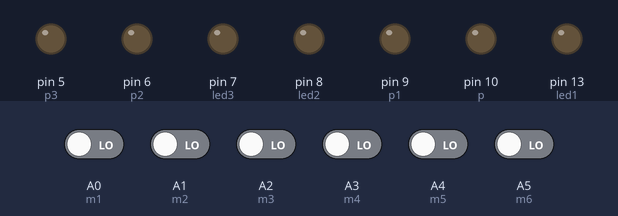
The sketch below on a simulated Arduino Nano, built with avr-gcc and run on an emulated ATmega328P. On the bench: output pins drawn as LEDs (lit = HIGH). Inputs (shaded band) come from the test bench; at power-on: A0 (m1), A1 (m2), A2 (m3), A3 (m4), A4 (m5), A5 (m6) LOW.

Above: at 1.2 s.
1.3 s: A0 (m1) driven HIGH and A1 (m2) driven HIGH
At 2.4 s:
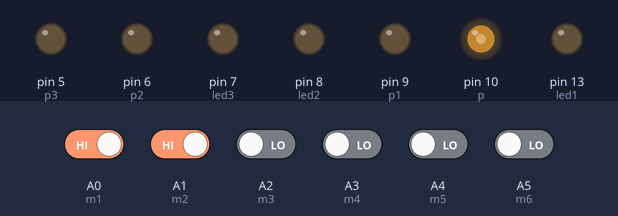
2.8 s: A0 (m1) driven LOW
At 3.6 s:
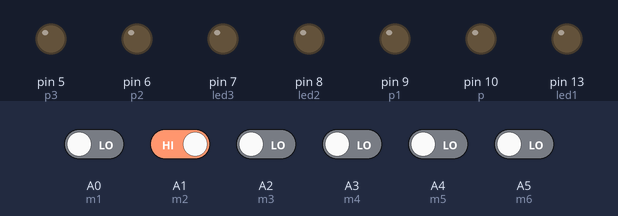
4.3 s: A2 (m3) driven HIGH
At 4.7 s:
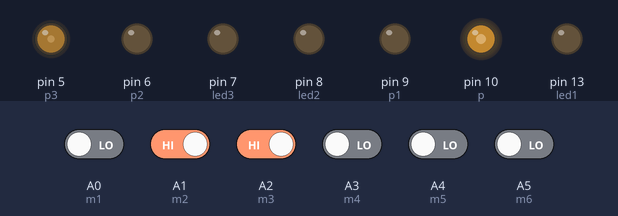
5.8 s: A1 (m2) driven LOW
At 7.0 s:
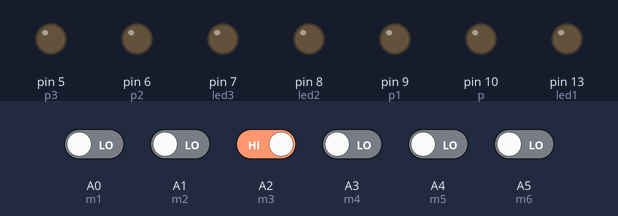
7.3 s: A3 (m4) driven HIGH
At 8.2 s:
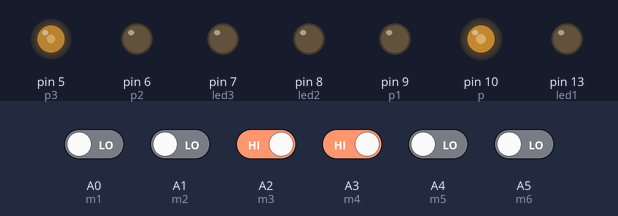
8.8 s: A3 (m4) driven LOW
At 9.4 s:
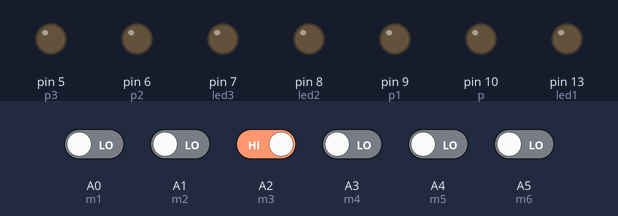
Timing chart, 0 to 11.3 s (numbered marks = the images above; inputs shaded):
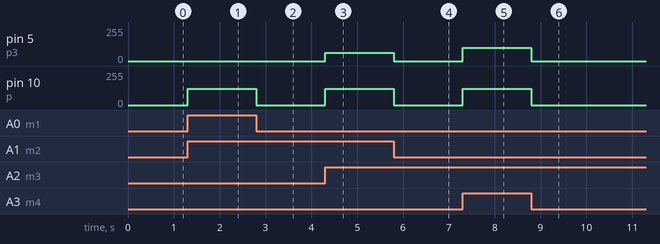

Measured:
- after the input at 1.3 s, pin 10 (p): 0/255 → 123/255 at once
- after the input at 2.8 s, pin 10 (p): 123/255 → 0/255 at once
- after the input at 4.3 s, pin 5 (p3): 0/255 → 62/255 at once; pin 10 (p): 0/255 → 123/255 at once
- after the input at 5.8 s, pin 5 (p3): 62/255 → 0/255 at once; pin 10 (p): 123/255 → 0/255 at once
- after the input at 7.3 s, pin 5 (p3): 0/255 → 100/255 at once; pin 10 (p): 0/255 → 123/255 at once
- after the input at 8.8 s, pin 5 (p3): 100/255 → 0/255 at once; pin 10 (p): 123/255 → 0/255 at once

The sketch:

PWM_Arduino.ino
```cpp
int p=10;
int p1=9;
int p2=6;
int p3=5;

int led2=8;
int led3=7;
int led1=13;

int m1=A0;
int m2=A1;
int m3=A2;
int m4=A3;
int m5=A4;
int m6=A5;
int m7=A6;
int m8=A7;

void setup() {
pinMode (p,OUTPUT);
pinMode (p1,OUTPUT);
pinMode (p2,OUTPUT);
pinMode (p3,OUTPUT);

pinMode (led2,OUTPUT);
pinMode (led3,OUTPUT);
pinMode (led1,OUTPUT);

pinMode (m1,INPUT);
pinMode (m2,INPUT);
pinMode (m3,INPUT);
pinMode (m4,INPUT);
pinMode (m5,INPUT);
pinMode (m6,INPUT);
pinMode (m7,INPUT);
pinMode (m8,INPUT);

}

void loop() {
  if (digitalRead(m1)==1 && digitalRead(m2)==1){
      analogWrite(p,123); // belok kiri

  }
  else if (digitalRead(m2)==1 && digitalRead(m3)==1 ){
      analogWrite(p,123); // belok kiri
      analogWrite(p3,62); // kanan
  }
   else if (digitalRead(m3)==1 && digitalRead(m4)==1){
      analogWrite(p,123); // belok kiri
      analogWrite(p3,100); // kanan
  }
  else if (digitalRead(m4)==1 && digitalRead(m5)==1 ){
      analogWrite(p,150); // belok kiri
      analogWrite(p3,150); // kanan
  }
  else if (digitalRead(m5)==1 && digitalRead(m6)==1 ){
      analogWrite(p,100); // belok kiri
      analogWrite(p3,123); // kanan
  }
  else if (digitalRead(m6)==1 && digitalRead(m7)==1 ){
      analogWrite(p,62); // belok kiri
      analogWrite(p3,123); // kanan
  }
  else if (digitalRead(m7)==1 && digitalRead(m8)==1 ){
      analogWrite(p3,123); // kanan
  }
  else{
  digitalWrite(p,LOW);
  digitalWrite(p1,LOW);
  digitalWrite(p2,LOW);
  digitalWrite(p3,LOW);
  }
}
```
